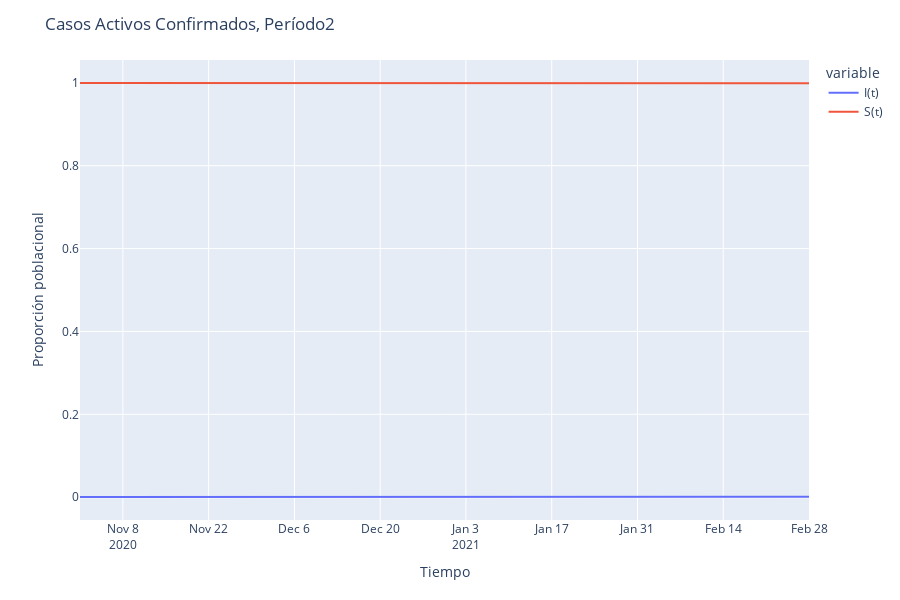

The notebook cell saved with this chart:
### Code cell
fig = px.line(periodo, x=periodo.index, y=['Casos activos confirmados', 'S(t)'])
newnames = {'Casos activos confirmados': "I(t)", 'S(t)': "S(t)"}
fig.for_each_trace(lambda t: t.update(name = newnames[t.name],
                                      legendgroup = newnames[t.name],
                                      hovertemplate = t.hovertemplate.replace(t.name, newnames[t.name])))

fig.update_layout(title='Casos Activos Confirmados, Período'+periodo_t,xaxis_title='Tiempo',yaxis_title='Proporción poblacional')

fig.show()
